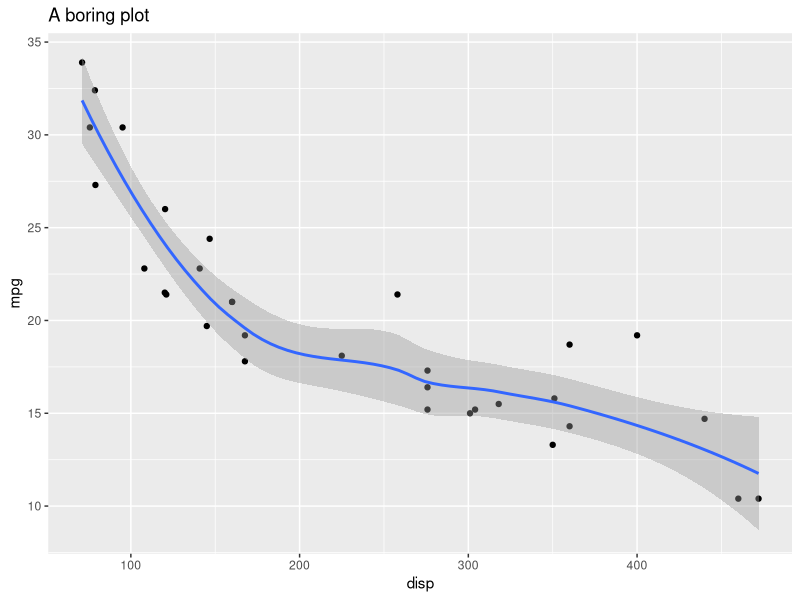

R code for this plot:
## ---- chunk 1
knitr::opts_chunk$set(dev = "ragg_png")
## ---- chunk 2
library(tidyverse)
ggplot(mtcars, aes(disp, mpg)) +
  geom_point() +
  geom_smooth() +
  labs(title = "A boring plot")
  
